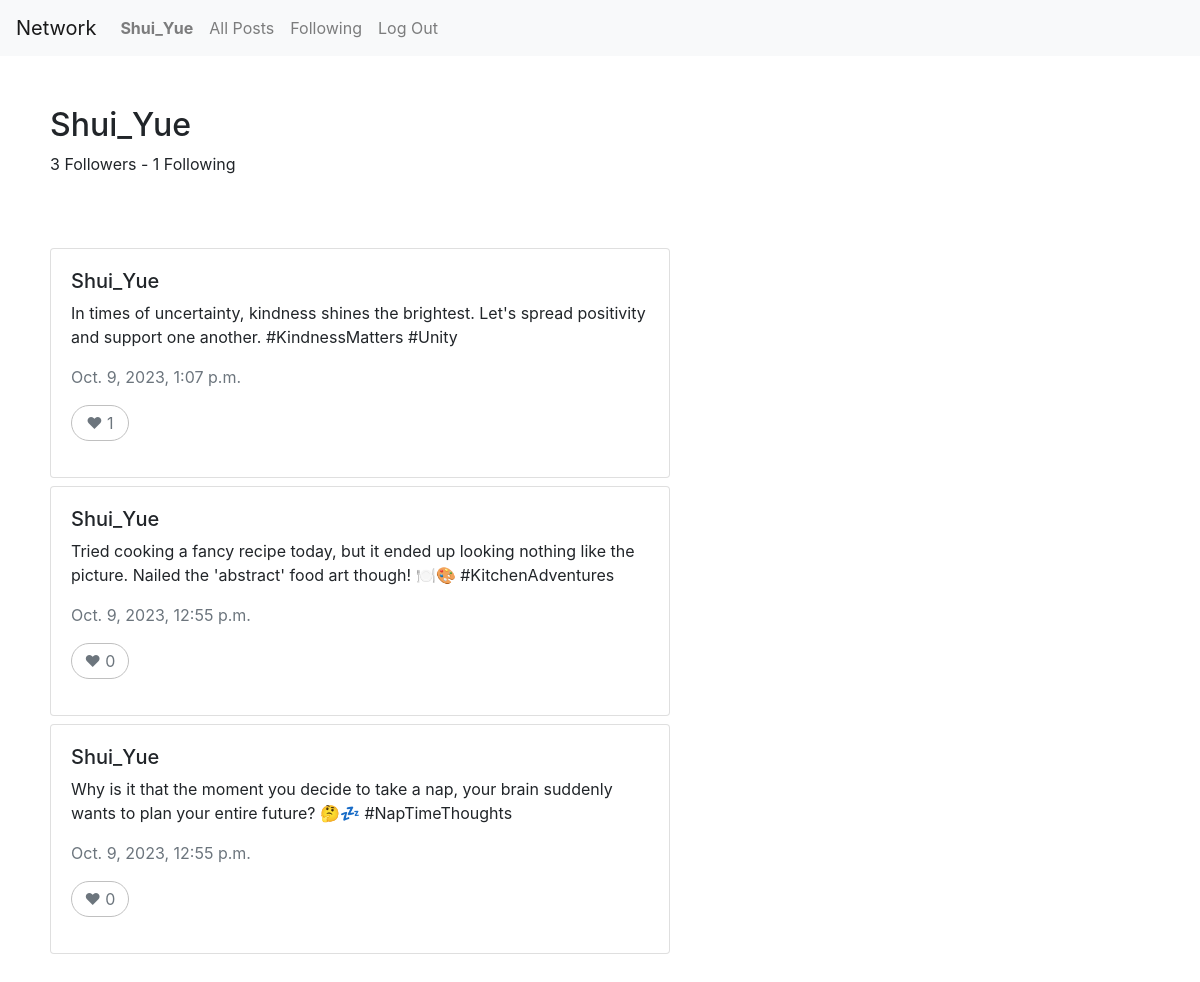
/profile/Shui_Yue (signed in), run on the app's committed database.
### network/models.py (models this page shows)
class User(AbstractUser):
    pass

class Post(models.Model):
    content = models.CharField(max_length=500)
    author = models.CharField(max_length=64)
    timestamp = models.DateTimeField(auto_now_add=True)
    likes = models.IntegerField()
    class Meta:
        ordering = ['-timestamp']

### network/views.py (the view)
# urls.py: path("profile/<user>", views.profile, name="profile"),
def profile(request, user):
    user = User.objects.get(username=user)
    posts = Post.objects.filter(author = user)
    followers = Follow.objects.filter(following = user).count()
    following = Follow.objects.filter(follower = user).count()
    is_following = False
    for follower in Follow.objects.filter(following = user):
        if follower.follower == request.user.username:
            is_following = True
        else:
            pass
    return render(request, "network/profile.html", {
        "user" : user,
        "posts" : posts,
        "followers" : followers,
        "following" : following,
        "is_following": is_following
    })

### network/templates/network/profile.html (shortened to what this page needs)
{% extends "network/layout.html" %}
{% block body %}
<h2>{{ user.username }}</h2>
<p>{{ followers }} Followers - {{ following }} Following</p>
<br>
<br>
{% for post in posts %}
<div class="post card mt-2">
    <div class="card-body">
        <h5>{{ post.author }}</h5>
        <p> {{ post.content }} </p>
        <p class="text-muted">{{ post.timestamp }}</p>
        <p class="text-muted"
           style="border: 1px solid silver;
                   border-radius: 50px;
                   width: 10%;
                   padding: 5px;
                   text-align: center;">
            &#10084; {{ post.likes }}
        </p>
    </div>
</div>
{% empty %}
No Posts to load.
{% endfor %}
{% endblock %}

### network/templates/network/layout.html (shortened to what this page needs)
{% load static %}
<!DOCTYPE html>
<html lang="en">
<head>
    <link rel="stylesheet" href="https://stackpath.bootstrapcdn.com/bootstrap/4.4.1/css/bootstrap.min.css"
>
    <link href="{% static 'network/styles.css' %}" rel="stylesheet">
</head>
<body>
    <nav class="navbar navbar-expand-lg navbar-light bg-light">
        <a class="navbar-brand" href="#">Network</a>
        <div>
            <ul class="navbar-nav mr-auto">
                {% if user.is_authenticated %}
                <li class="nav-item">
                    <a class="nav-link" href="#"><strong>{{ request.user.username }}</strong></a>
                </li>
                {% endif %}
                <li class="nav-item">
                    <a class="nav-link" href="{% url 'index' %}">All Posts</a>
                </li>
                {% if user.is_authenticated %}
                <li class="nav-item">
                    <a class="nav-link" href="#">Following</a>
                </li>
                <li class="nav-item">
                    <a class="nav-link" href="{% url 'logout' %}">Log Out</a>
                </li>
                {% endif %}
            </ul>
        </div>
    </nav>
    <div class="body">
        {% block body %}
        {% endblock %}
    </div>
</body>
</html>

### network/static/network/styles.css (style rules this page uses)
.body { padding: 50px; width: 60%; }

### data on the page
User: user.username "Shui_Yue", username "Shui_Yue"
Post: author "Shui_Yue", content "In times of uncertainty, kindness shines the brightest. Let's spread positivity and support one another. #KindnessMatters #Unity", timestamp "Oct. 9, 2023, 1:07 p.m.", likes "1"
Post: author "Shui_Yue", content "Tried cooking a fancy recipe today, but it ended up looking nothing like the picture. Nailed the 'abstract' food art though! 🍽️🎨 #KitchenAdventures", timestamp "Oct. 9, 2023, 12:55 p.m.", likes "0"
Post: author "Shui_Yue", content "Why is it that the moment you decide to take a nap, your brain suddenly wants to plan your entire future? 🤔💤 #NapTimeThoughts", timestamp "Oct. 9, 2023, 12:55 p.m.", likes "0"

### other printed values
{{ followers }} "3"
{{ following }} "1"
